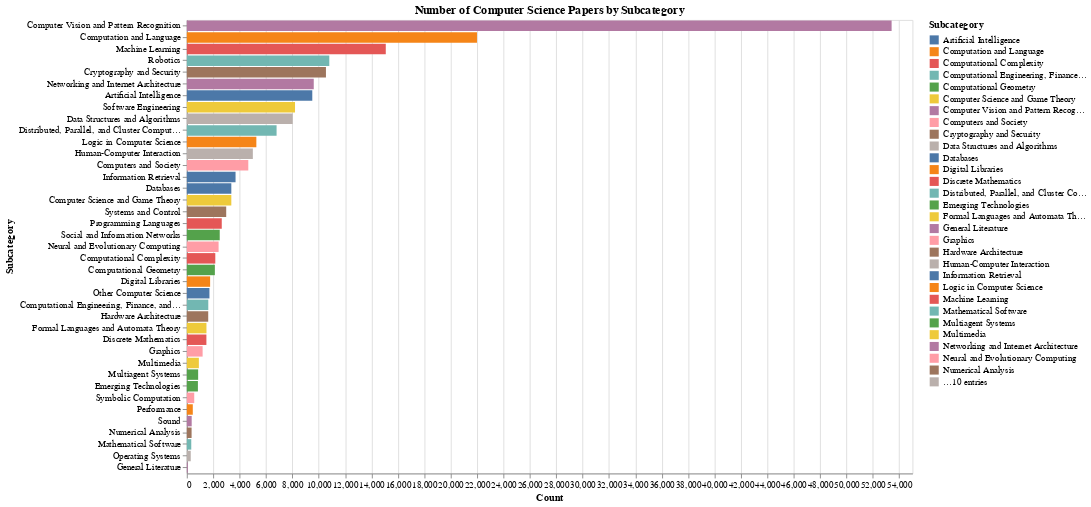

Source (notebook cell):
### Code cell
import altair as alt

# Merge cs_arxiv_df with categories_df on 'categories' column
merged_df = pd.merge(df, categories_df, left_on='categories', right_on='ID', how='left')

# Calculate the count of papers for each subcategory
subcategory_counts = merged_df['Name'].value_counts().reset_index()

# Rename the columns for clarity
subcategory_counts.columns = ['Subcategory', 'Count']

# Sort the subcategories by count in descending order
subcategory_counts = subcategory_counts.sort_values('Count', ascending=False)

# Create the bar chart using Altair
chart = alt.Chart(subcategory_counts).mark_bar().encode(
    x='Count:Q',
    y=alt.Y('Subcategory:N', sort='-x'),
    color=alt.Color('Subcategory:N', legend=alt.Legend(title='Subcategory'))
).properties(
    title='Number of Computer Science Papers by Subcategory',
    width=800,  # Adjust the width of the chart
    height=500  # Adjust the height of the chart
)

# Display the bar chart
chart

### Figure 1 — Vega-Lite specification as saved in the notebook (floating-point values rounded to 4 significant figures)
{"config": {"view": {"continuousWidth": 300, "continuousHeight": 300}}, "data": {"name": "data-251f6ae44c590db10812cec329e3e0ba"}, "mark": {"type": "bar"}, "encoding": {"color": {"field": "Subcategory", "legend": {"title": "Subcategory"}, "type": "nominal"}, "x": {"field": "Count", "type": "quantitative"}, "y": {"field": "Subcategory", "sort": "-x", "type": "nominal"}}, "height": 500, "title": "Number of Computer Science Papers by Subcategory", "width": 800, "$schema": "https://vega.github.io/schema/vega-lite/v5.16.3.json", "datasets": {"data-251f6ae44c590db10812cec329e3e0ba": [{"Subcategory": "Computer Vision and Pattern Recognition", "Count": 53421}, {"Subcategory": "Computation and Language", "Count": 21992}, {"Subcategory": "Machine Learning", "Count": 15079}, {"Subcategory": "Robotics", "Count": 10799}, {"Subcategory": "Cryptography and Security", "Count": 10544}, {"Subcategory": "Networking and Internet Architecture", "Count": 9620}, {"Subcategory": "Artificial Intelligence", "Count": 9509}, {"Subcategory": "Software Engineering", "Count": 8200}, {"Subcategory": "Data Structures and Algorithms", "Count": 8024}, {"Subcategory": "Distributed, Parallel, and Cluster Computing", "Count": 6802}, {"Subcategory": "Logic in Computer Science", "Count": 5269}, {"Subcategory": "Human-Computer Interaction", "Count": 5003}, {"Subcategory": "Computers and Society", "Count": 4658}, {"Subcategory": "Information Retrieval", "Count": 3692}, {"Subcategory": "Databases", "Count": 3372}, {"Subcategory": "Computer Science and Game Theory", "Count": 3372}, {"Subcategory": "Systems and Control", "Count": 2984}, {"Subcategory": "Programming Languages", "Count": 2647}, {"Subcategory": "Social and Information Networks", "Count": 2493}, {"Subcategory": "Neural and Evolutionary Computing", "Count": 2407}, {"Subcategory": "Computational Complexity", "Count": 2157}, {"Subcategory": "Computational Geometry", "Count": 2124}, {"Subcategory": "Digital Libraries", "Count": 1765}, {"Subcategory": "Other Computer Science", "Count": 1713}, {"Subcategory": "Computational Engineering, Finance, and Science", "Count": 1626}, {"Subcategory": "Hardware Architecture", "Count": 1621}, {"Subcategory": "Formal Languages and Automata Theory", "Count": 1487}, {"Subcategory": "Discrete Mathematics", "Count": 1482}, {"Subcategory": "Graphics", "Count": 1196}, {"Subcategory": "Multimedia", "Count": 911}, {"Subcategory": "Multiagent Systems", "Count": 857}, {"Subcategory": "Emerging Technologies", "Count": 839}, {"Subcategory": "Symbolic Computation", "Count": 561}, {"Subcategory": "Performance", "Count": 451}, {"Subcategory": "Sound", "Count": 367}, {"Subcategory": "Numerical Analysis", "Count": 360}, {"Subcategory": "Mathematical Software", "Count": 335}, {"Subcategory": "Operating Systems", "Count": 296}, {"Subcategory": "General Literature", "Count": 69}]}}
